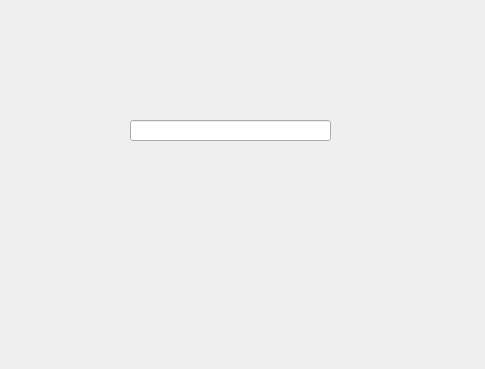
<?xml version="1.0" encoding="UTF-8"?>
<ui version="4.0">
 <class>ipDialog</class>
 <widget class="QDialog" name="ipDialog">
  <property name="geometry">
   <rect>
    <x>0</x>
    <y>0</y>
    <width>485</width>
    <height>369</height>
   </rect>
  </property>
  <property name="windowTitle">
   <string>Dialog</string>
  </property>
  <widget class="QLineEdit" name="lineEdit_ip">
   <property name="geometry">
    <rect>
     <x>130</x>
     <y>120</y>
     <width>201</width>
     <height>21</height>
    </rect>
   </property>
  </widget>
 </widget>
 <resources/>
 <connections/>
</ui>
